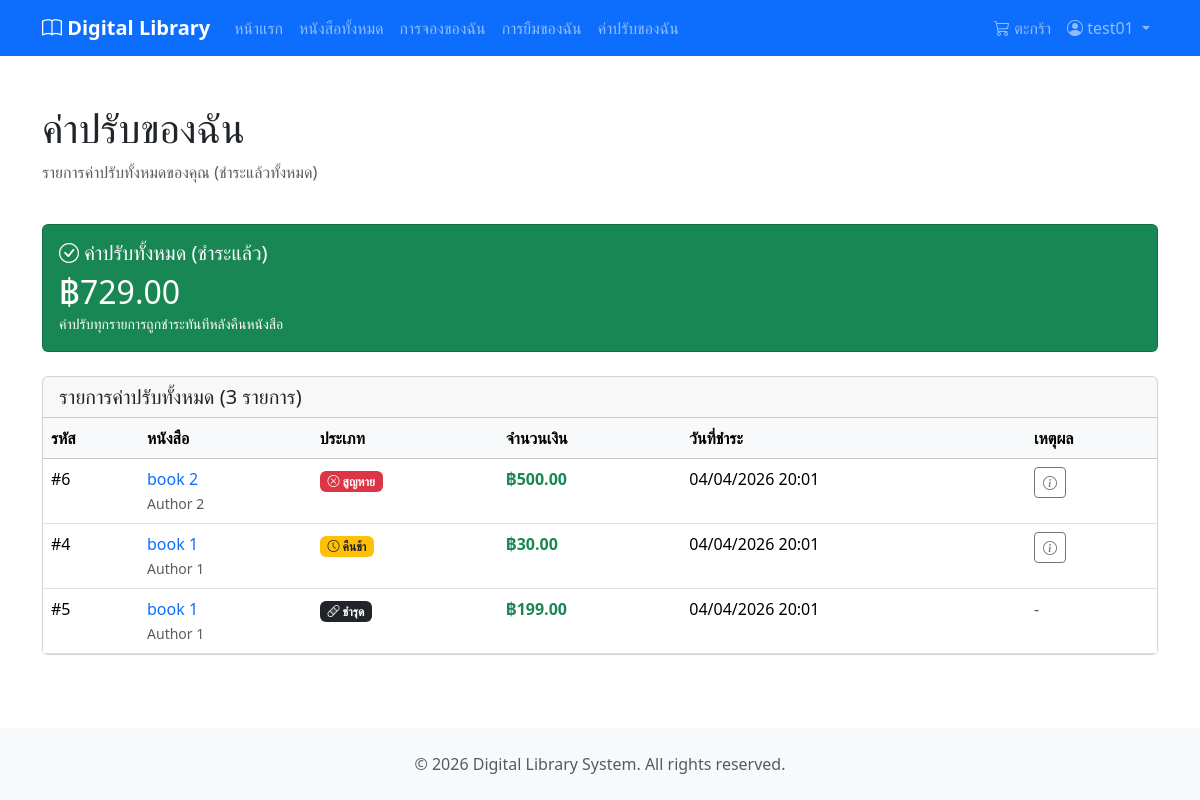
The app's page /my-fines/my-fines/ (signed in), older data.
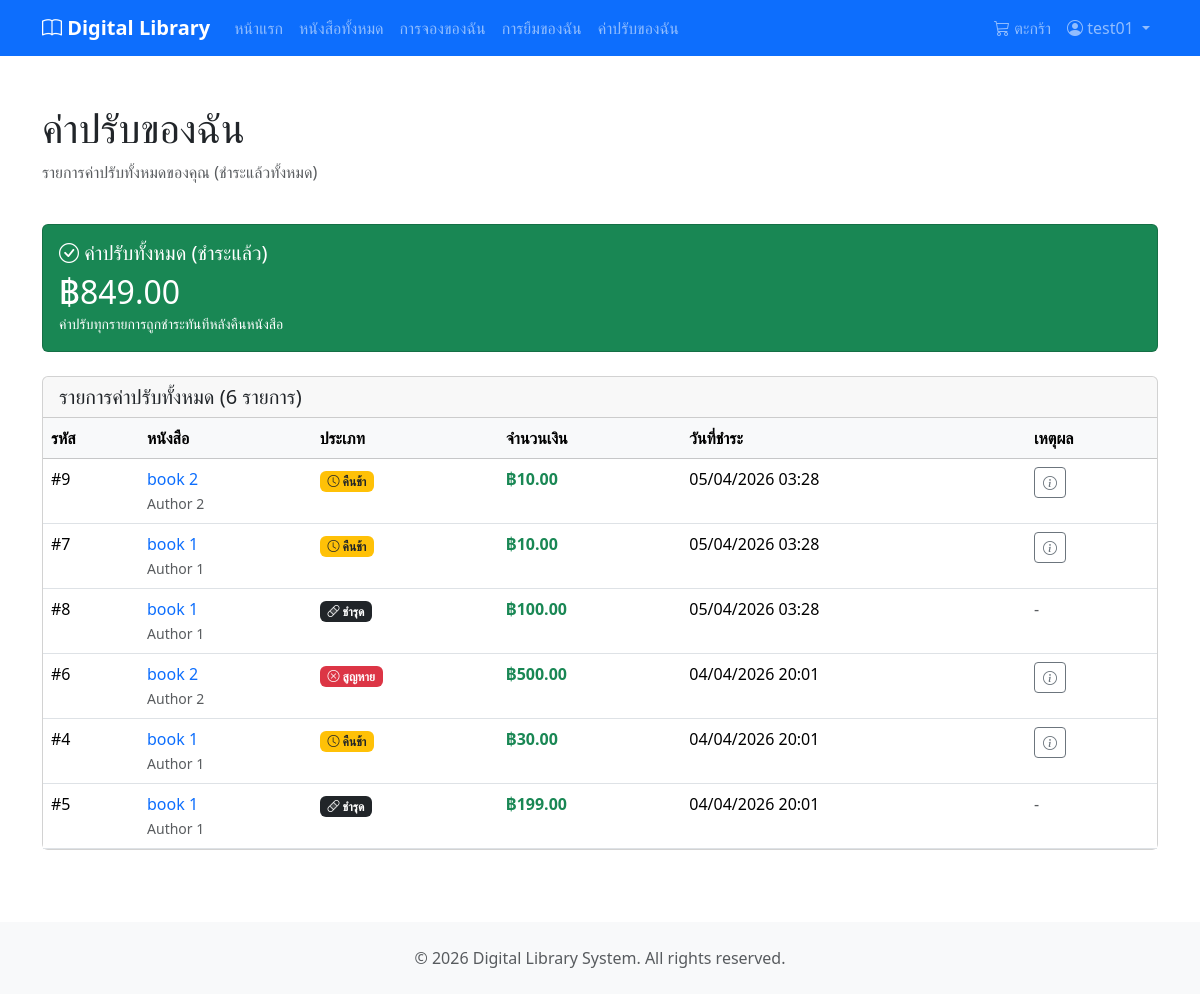
The same page, newer data.
### fines/models.py (models this page shows, shortened)
class Fine(models.Model):
    TYPE_CHOICES = [
        ('late_return', 'Late Return'),
        ('lost', 'Lost'),
        ('damaged', 'Damaged'),
    ]
    loan_item = models.ForeignKey(
        LoanItem,
        on_delete=models.CASCADE,
        related_name='fines'
    )
    amount = models.DecimalField(max_digits=10, decimal_places=2)
    type = models.CharField(max_length=20, choices=TYPE_CHOICES)
    reason = models.TextField(null=True, blank=True)
    paid_at = models.DateTimeField(
        help_text='Timestamp when fine was paid (also serves as creation time)'
    )
    class Meta:
        db_table = 'fines'
        verbose_name = 'Fine'
        verbose_name_plural = 'Fines'
        ordering = ['-paid_at']

### loans/models.py (models this page shows, shortened)
class LoanItem(models.Model):
    STATUS_CHOICES = [
        ('borrowed', 'Borrowed'),
        ('returned', 'Returned'),
        ('lost', 'Lost'),
    ]
    book = models.ForeignKey(
        Book,
        on_delete=models.CASCADE,
        related_name='loan_items'
    )
    loan_batch = models.ForeignKey(
        LoanBatch,
        on_delete=models.CASCADE,
        related_name='loan_items'
    )
    reservation = models.OneToOneField(
        Reservation,
        on_delete=models.SET_NULL,
        null=True,
        blank=True,
        related_name='loan_item'
    )
    status = models.CharField(
        max_length=20,
        choices=STATUS_CHOICES,
        default='borrowed'
    )
    returned_at = models.DateTimeField(null=True, blank=True)
    updated_at = models.DateTimeField(auto_now=True)
    created_at = models.DateTimeField(auto_now_add=True)
    class Meta:
        db_table = 'loan_items'
        verbose_name = 'Loan Item'
        verbose_name_plural = 'Loan Items'
        ordering = ['-created_at']

### books/models.py (models this page shows, shortened)
class Book(models.Model):
    id = models.AutoField(primary_key=True)
    title = models.CharField(max_length=255)
    description = models.TextField(null=True, blank=True)
    image_url = models.ImageField(
        upload_to="books/covers/",
        max_length=255,
        null=True,
        blank=True,
    )
    total_quantity = models.IntegerField(default=0)
    available_quantity = models.IntegerField(default=0)
    publish_year = models.IntegerField(null=True, blank=True)
    publisher = models.ForeignKey(
        "Publisher",
        on_delete=models.SET_NULL,
        null=True,
        blank=True,
    )
    authors = models.ManyToManyField(
        "Author",
        through="BookAuthor",
        related_name="books",
    )
    categories = models.ManyToManyField(
        "Category",
        through="BookCategory",
        related_name="books",
    )
    updated_at = models.DateTimeField(auto_now=True)
    created_at = models.DateTimeField(auto_now_add=True)
    class Meta:
        db_table = "books"
        verbose_name = "Book"
        verbose_name_plural = "Books"
        constraints = [
            models.CheckConstraint(
                check=Q(total_quantity__gte=0),
                name="check_books_total_quantity_gte_0",
            ),
            models.CheckConstraint(
                check=Q(available_quantity__gte=0),
                name="check_books_available_quantity_gte_0",
            ),
            models.CheckConstraint(
                check=Q(publish_year__isnull=True) | Q(publish_year__gte=0),
                name="check_books_publish_year_gte_0_or_null",
            ),
        ]

class Author(models.Model):
    id = models.AutoField(primary_key=True)
    name = models.CharField(max_length=255)
    updated_at = models.DateTimeField(auto_now=True)
    created_at = models.DateTimeField(auto_now_add=True)
    class Meta:
        db_table = "authors"
        verbose_name = "Author"
        verbose_name_plural = "Authors"

### fines/views.py (the view)
# urls.py: path('my-fines/', views.my_fines_view, name='my_fines'),
@login_required
def my_fines_view(request):
    fines = Fine.objects.filter(
        loan_item__loan_batch__user=request.user
    ).select_related(
        'loan_item__book__publisher',
        'loan_item__loan_batch'
    ).prefetch_related(
        'loan_item__book__authors'
    ).order_by('-paid_at')
    total_amount = fines.aggregate(Sum('amount'))['amount__sum'] or 0
    context = {
        'fines': fines,
        'total_amount': total_amount,
    }
    return render(request, 'fines/my_fines.html', context)

### books/cart.py (called while the page is built)
    def count(self):
        return len(self.cart)

### books/context_processors.py (called while the page is built)
def cart_context(request):
    cart = Cart(request)
    return {
        'cart_count': cart.count()
    }

### templates/fines/my_fines.html (shortened to what the changed rows need)
{% extends 'base.html' %}
{% block content %}
    <div class="container mt-4">
        <div class="row mb-4">
            <div class="col">
                <h1>ค่าปรับของฉัน</h1>
            </div>
        </div>
        <div class="row mb-4">
            <div class="col-md-12">
                <div class="card bg-success text-white">
                    <div class="card-body">
                        <h5 class="card-title">
                            <i class="bi bi-check-circle"></i> ค่าปรับทั้งหมด (ชำระแล้ว)
                        </h5>
                        <h2 class="mb-0">฿{{ total_amount|floatformat:2 }}</h2>
                        <small>ค่าปรับทุกรายการถูกชำระทันทีหลังคืนหนังสือ</small>
                    </div>
                </div>
            </div>
        </div>
        {% if fines %}
            <div class="row">
                <div class="col">
                    <div class="card">
                        <div class="card-header">
                            <h5 class="mb-0">รายการค่าปรับทั้งหมด ({{ fines.count }} รายการ)</h5>
                        </div>
                        <div class="card-body p-0">
                            <div class="table-responsive">
                                <table class="table table-hover mb-0">
                                    <thead class="table-light">
                                        <tr>
                                            <th>รหัส</th>
                                            <th>หนังสือ</th>
                                            <th>ประเภท</th>
                                            <th>จำนวนเงิน</th>
                                            <th>วันที่ชำระ</th>
                                            <th>เหตุผล</th>
                                        </tr>
                                    </thead>
                                    <tbody>
                                        {% for fine in fines %}
                                            <tr>
                                                <td>#{{ fine.id }}</td>
                                                <td>
                                                    <a href="{% url 'books:book_detail' fine.loan_item.book.id %}"
                                                       class="text-decoration-none">{{ fine.loan_item.book.title }}</a>
                                                    <br>
                                                    <small class="text-muted">
                                                        {% if fine.loan_item.book.authors.all %}
                                                            {% for author in fine.loan_item.book.authors.all %}
                                                                {{ author.name }}
                                                            {% endfor %}
                                                        {% endif %}
                                                    </small>
                                                </td>
                                                <td>
                                                    {% if fine.type == 'late_return' %}
                                                        <span class="badge bg-warning text-dark">
                                                            <i class="bi bi-clock"></i> คืนช้า
                                                        </span>
                                                    {% elif fine.type == 'lost' %}
                                                        <span class="badge bg-danger">
                                                            <i class="bi bi-x-circle"></i> สูญหาย
                                                        </span>
                                                    {% elif fine.type == 'damaged' %}
                                                        <span class="badge bg-dark">
                                                            <i class="bi bi-bandaid"></i> ชำรุด
                                                        </span>
                                                    {% endif %}
                                                </td>
                                                <td class="fw-bold text-success">฿{{ fine.amount|floatformat:2 }}</td>
                                                <td>{{ fine.paid_at|date:"d/m/Y H:i" }}</td>
                                                <td>
                                                    {% if fine.reason %}
                                                        <button type="button"
                                                                class="btn btn-sm btn-outline-secondary"
                                                                data-bs-toggle="popover"
                                                                data-bs-trigger="focus"
                                                                data-bs-content="{{ fine.reason }}"
                                                                title="เหตุผล">
                                                            <i class="bi bi-info-circle"></i>
                                                        </button>
                                                    {% else %}
                                                        <span class="text-muted">-</span>
                                                    {% endif %}
                                                </td>
                                            </tr>
                                        {% endfor %}
                                    </tbody>
                                </table>
                            </div>
                        </div>
                    </div>
                </div>
            </div>
        {% else %}
            <div class="alert alert-info">
                <i class="bi bi-info-circle"></i>
                คุณไม่มีประวัติค่าปรับ
            </div>
        {% endif %}
    </div>
{% endblock %}

Row changes from the older to the newer data that the page shows:
added Fine: id "9", loan_item.book "book 2", type "late_return" (drawn), amount "10.00", paid_at "05/04/2026 03:28", Author (name "Author 2")
added Fine: id "7", loan_item.book "book 1", type "late_return" (drawn), amount "10.00", paid_at "05/04/2026 03:28", Author (name "Author 1")
added Fine: id "8", loan_item.book "book 1", type "damaged" (drawn), amount "100.00", paid_at "05/04/2026 03:28", Author (name "Author 1")
Text that changed along with them:
{{ total_amount|floatformat:2 }}: "729.00" → "849.00"
{{ fines.count }}: "3" → "6"
